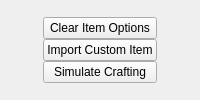
               <widget class="QWidget" name="crafting_actions" native="true">
                <property name="sizePolicy">
                 <sizepolicy hsizetype="MinimumExpanding" vsizetype="MinimumExpanding">
                  <horstretch>0</horstretch>
                  <verstretch>0</verstretch>
                 </sizepolicy>
                </property>
                <layout class="QGridLayout" name="gridLayout_7">
                 <property name="leftMargin">
                  <number>20</number>
                 </property>
                 <property name="topMargin">
                  <number>15</number>
                 </property>
                 <property name="rightMargin">
                  <number>20</number>
                 </property>
                 <property name="bottomMargin">
                  <number>15</number>
                 </property>
                 <item row="0" column="1">
                  <widget class="QWidget" name="item_settings" native="true">
                   <property name="sizePolicy">
                    <sizepolicy hsizetype="Fixed" vsizetype="Fixed">
                     <horstretch>0</horstretch>
                     <verstretch>0</verstretch>
                    </sizepolicy>
                   </property>
                   <property name="styleSheet">
                    <string notr="true"/>
                   </property>
                   <layout class="QHBoxLayout" name="horizontalLayout_3">
                    <property name="spacing">
                     <number>0</number>
                    </property>
                    <property name="leftMargin">
                     <number>0</number>
                    </property>
                    <property name="topMargin">
                     <number>0</number>
                    </property>
                    <property name="rightMargin">
                     <number>0</number>
                    </property>
                    <property name="bottomMargin">
                     <number>0</number>
                    </property>
                    <item>
                     <widget class="QWidget" name="status_buttons" native="true">
                      <property name="sizePolicy">
                       <sizepolicy hsizetype="MinimumExpanding" vsizetype="MinimumExpanding">
                        <horstretch>0</horstretch>
                        <verstretch>0</verstretch>
                       </sizepolicy>
                      </property>
                      <property name="cursor">
                       <cursorShape>PointingHandCursor</cursorShape>
                      </property>
                      <layout class="QVBoxLayout" name="verticalLayout_7">
                       <property name="spacing">
                        <number>0</number>
                       </property>
                       <property name="leftMargin">
                        <number>0</number>
                       </property>
                       <property name="topMargin">
                        <number>0</number>
                       </property>
                       <property name="rightMargin">
                        <number>0</number>
                       </property>
                       <property name="bottomMargin">
                        <number>0</number>
                       </property>
                       <item>
                        <widget class="QPushButton" name="clear_item_options">
                         <property name="sizePolicy">
                          <sizepolicy hsizetype="MinimumExpanding" vsizetype="MinimumExpanding">
                           <horstretch>0</horstretch>
                           <verstretch>0</verstretch>
                          </sizepolicy>
                         </property>
                         <property name="cursor">
                          <cursorShape>PointingHandCursor</cursorShape>
                         </property>
                         <property name="toolTip">
                          <string>Clear the selected item and reset the interface</string>
                         </property>
                         <property name="text">
                          <string>Clear Item Options</string>
                         </property>
                         <property name="checkable">
                          <bool>false</bool>
                         </property>
                         <property name="flat">
                          <bool>false</bool>
                         </property>
                        </widget>
                       </item>
                       <item>
                        <widget class="QPushButton" name="import_custom_item">
                         <property name="sizePolicy">
                          <sizepolicy hsizetype="MinimumExpanding" vsizetype="MinimumExpanding">
                           <horstretch>0</horstretch>
                           <verstretch>0</verstretch>
                          </sizepolicy>
                         </property>
                         <property name="cursor">
                          <cursorShape>PointingHandCursor</cursorShape>
                         </property>
                         <property name="text">
                          <string>Import Custom Item</string>
                         </property>
                         <property name="checkable">
                          <bool>true</bool>
                         </property>
                         <property name="default">
                          <bool>false</bool>
                         </property>
                         <property name="flat">
                          <bool>false</bool>
                         </property>
                        </widget>
                       </item>
                       <item>
                        <widget class="QPushButton" name="simulate_crafting">
                         <property name="sizePolicy">
                          <sizepolicy hsizetype="MinimumExpanding" vsizetype="MinimumExpanding">
                           <horstretch>0</horstretch>
                           <verstretch>0</verstretch>
                          </sizepolicy>
                         </property>
                         <property name="minimumSize">
                          <size>
                           <width>0</width>
                           <height>0</height>
                          </size>
                         </property>
                         <property name="cursor">
                          <cursorShape>PointingHandCursor</cursorShape>
                         </property>
                         <property name="toolTip">
                          <string/>
                         </property>
                         <property name="text">
                          <string>Simulate Crafting</string>
                         </property>
                         <property name="checkable">
                          <bool>true</bool>
                         </property>
                         <property name="checked">
                          <bool>false</bool>
                         </property>
                         <property name="flat">
                          <bool>false</bool>
                         </property>
                        </widget>
                       </item>
                      </layout>
                     </widget>
                    </item>
                   </layout>
                  </widget>
                 </item>
                </layout>
               </widget>
